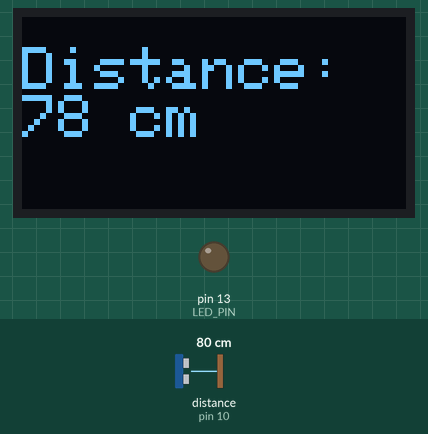
Recording of a sketch running on a simulated Arduino Uno, built with avr-gcc and run on an emulated ATmega328P. On the bench: 128×64 one-colour display, output pins drawn as LEDs (lit = HIGH). Wiring (inferred from the names in the program): ultrasonic range finder: trigger pin 9; echo pin 10. The inputs (shaded band) are chosen by the test bench; at power-on: distance to the obstacle (sensor on pin 10) 80 cm. The echo pulse lasts 58.3 µs per cm; pins used as bus, display or sensor lines are not drawn; what the sketch prints to the serial monitor is not drawn.

Above: at 1.2 s.
1.3 s: distance to the obstacle (sensor on pin 10) set to 12 cm
At 2.7 s:
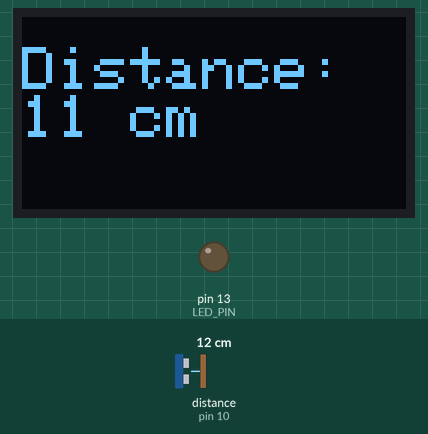
3.4 s: distance to the obstacle (sensor on pin 10) set to 9 cm
At 4.7 s:
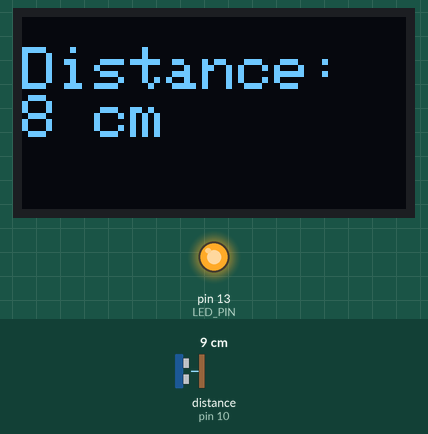
5.1 s: distance to the obstacle (sensor on pin 10) set to 4 cm
At 6.5 s:
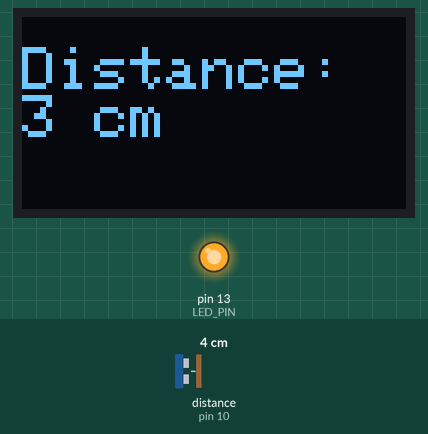
6.9 s: distance to the obstacle (sensor on pin 10) set to 2 cm
At 8.3 s:
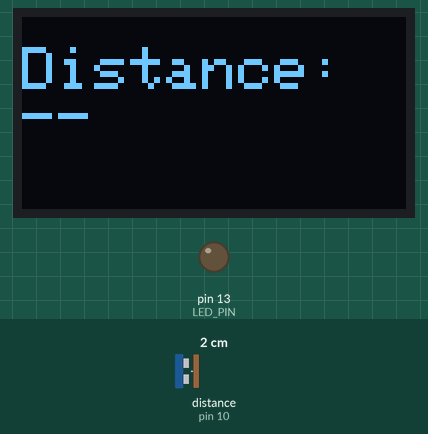
Timing chart, 0 to 9.6 s (numbered marks = the images above; inputs shaded):
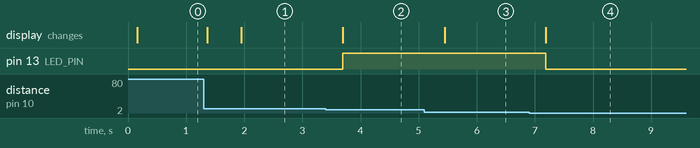

The sketch:

_COde1forarduino.ino
```cpp
#include <Wire.h>
#include <Adafruit_GFX.h>
#include <Adafruit_SSD1306.h>

// OLED display configuration
#define SCREEN_WIDTH 128
#define SCREEN_HEIGHT 64
Adafruit_SSD1306 display(SCREEN_WIDTH, SCREEN_HEIGHT, &Wire, -1);

// HC-SR04 sensor pins
#define TRIG_PIN 9
#define ECHO_PIN 10

// Built-in LED
#define LED_PIN 13

// Number of samples to average
const int numSamples = 5;

long getAverageDistance() {
  long totalDistance = 0;
  int validReadings = 0;

  for (int i = 0; i < numSamples; i++) {
    // Trigger the sensor
    digitalWrite(TRIG_PIN, LOW);
    delayMicroseconds(2);
    digitalWrite(TRIG_PIN, HIGH);
    delayMicroseconds(10);
    digitalWrite(TRIG_PIN, LOW);

    // Read the pulse; timeout after 30ms if no echo is received
    long duration = pulseIn(ECHO_PIN, HIGH, 30000);
    if (duration == 0) {
      // Skip this sample if no echo is received
      delay(10);
      continue;
    }

    // Convert duration to distance in cm (speed of sound ~0.034 cm/µs)
    int distance = duration * 0.034 / 2;

    // Accept only valid readings between 2 and 400 cm
    if(distance >= 2 && distance <= 400) {
      totalDistance += distance;
      validReadings++;
    }

    delay(10); // Short delay between samples
  }

  // Return the average distance; if no valid readings, return -1
  if (validReadings > 0) {
    return totalDistance / validReadings;
  } else {
    return -1;
  }
}

void setup() {
  pinMode(TRIG_PIN, OUTPUT);
  pinMode(ECHO_PIN, INPUT);
  pinMode(LED_PIN, OUTPUT);
  Serial.begin(9600);

  // Initialize the OLED display
  if (!display.begin(SSD1306_SWITCHCAPVCC, 0x3C)) {
    Serial.println("SSD1306 allocation failed");
    for (;;) ; // Loop forever if OLED initialization fails
  }

  display.clearDisplay();
  display.setTextSize(2);     // Larger text for better readability
  display.setTextColor(WHITE);
  display.display();
}

void loop() {
  long distance = getAverageDistance();

  // Print to Serial Monitor
  Serial.print("Distance: ");
  if (distance == -1) {
    Serial.println("No valid reading");
  } else {
    Serial.print(distance);
    Serial.println(" cm");
  }

  // Update OLED display
  display.clearDisplay();
  display.setCursor(0, 10);

  // Check if distance is -1 (no valid reading) or the default 16 cm
  if (distance == -1 || distance == 16) {
    display.println("Distance: --");
  } else {
    display.print("Distance: ");
    display.print(distance);
    display.println(" cm");
  }
  display.display();

  // LED indicator: turn on LED if object is closer than 10 cm
  if (distance != -1 && distance < 10) {
    digitalWrite(LED_PIN, HIGH);
  } else {
    digitalWrite(LED_PIN, LOW);
  }

  delay(500);  // Update every 500 ms
}
```

Measured:
- the behaviour switches between 11 and 10 cm on distance to the obstacle (sensor on pin 10) (found by bisection; images 1 and 2)
- the behaviour switches between 3 and 2 cm on distance to the obstacle (sensor on pin 10) (found by bisection; images 3 and 4)
- after the input at 1.3 s, the display: first changes after 0.06 s (image 1 shows a later state)
- after the input at 3.4 s, pin 13 (LED_PIN): LOW → HIGH after 0.30 s; the display: changes after 0.30 s (image 2)
- after the input at 5.1 s, the display: changes after 0.35 s (image 3)
- after the input at 6.9 s, pin 13 (LED_PIN): HIGH → LOW after 0.29 s; the display: changes after 0.29 s (image 4)
